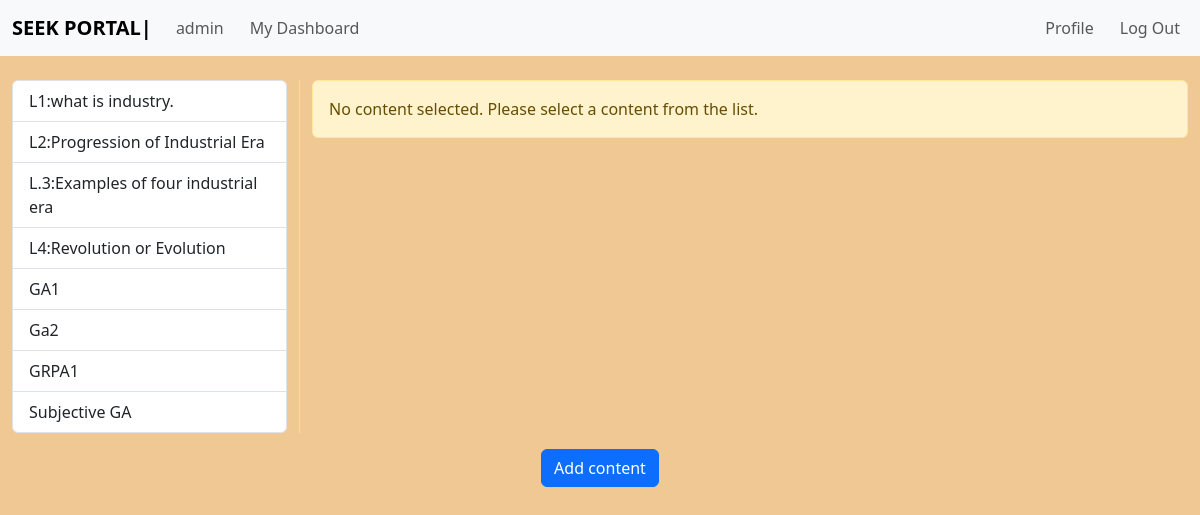
Before: /admin/1/contents (signed in) with the older database file.
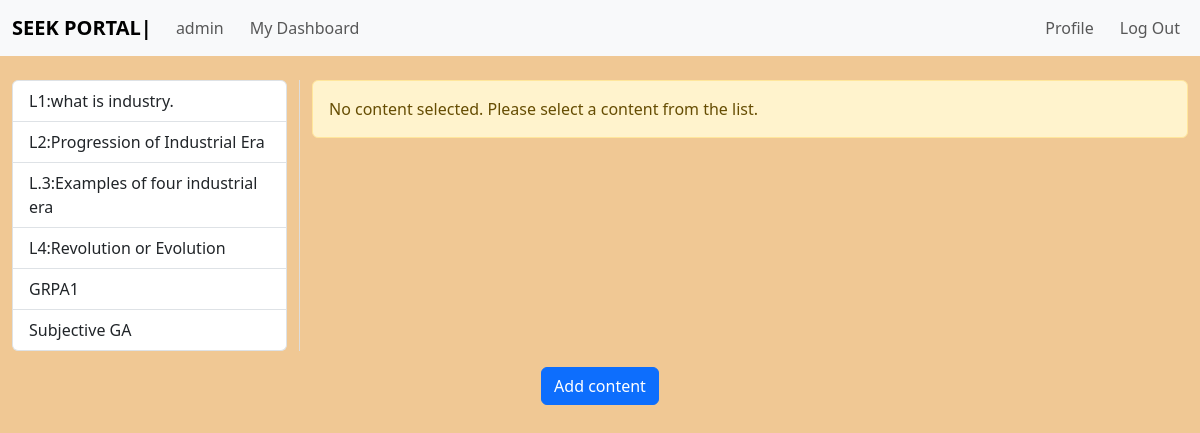
After: the same page with the newer database file.
### app.py (models this page shows)
class contents(db.Model):
    __tablename__ = "contents"
    content_id = db.Column(db.Integer, primary_key=True, autoincrement=True)
    content_name = db.Column(db.String(30), nullable=False)
    content_link = db.Column(db.String(50), nullable=False)
    content_transcript = db.Column(db.String(1000), nullable=False)
    content_course_id = db.Column(db.Integer, nullable=False)
    related_prompts = relationship("prompts", cascade="all, delete", backref=backref("content", cascade="all, delete"))

class MCQAssignment(db.Model):
    id = db.Column(db.Integer, primary_key=True)
    content_name = db.Column(db.String(30), nullable=False)
    question = db.Column(db.String(255), nullable=False)
    option_a = db.Column(db.String(100), nullable=False)
    option_b = db.Column(db.String(100), nullable=False)
    option_c = db.Column(db.String(100), nullable=False)
    option_d = db.Column(db.String(100), nullable=False)
    correct_answer = db.Column(db.String(100), nullable=False)
    course_id = db.Column(db.Integer, db.ForeignKey('course.course_id'), nullable=False)

class Coding(db.Model):
    question_id = db.Column(db.Integer, primary_key=True)
    coding_question = db.Column(db.String(255))
    content_name = db.Column(db.String(30), nullable=False)

class Subjective(db.Model):
    question_id = db.Column(db.Integer, primary_key=True)
    subjective_question = db.Column(db.String(255))
    content_name = db.Column(db.String(30), nullable=False)

### app.py (the view)
@app.route("/admin/<cat_id>/contents", methods=["GET", "POST"])
def admin_content(cat_id):
    if request.method == "GET":
        if session.get("logged_in"):
            admin_username = session["usr"]
            content_list = contents.query.filter_by(content_course_id=cat_id).all()
            mcq_assignments = MCQAssignment.query.filter_by(course_id=cat_id).all()
            coding_questions = Coding.query.all()
            subjective_questions = Subjective.query.all()  # Fetch all subjective questions
            selected_content_id = request.args.get("selected")
            selected_mcq_id = request.args.get("selected_mcq")
            selected_coding_id = request.args.get("selected_coding")
            selected_subjective_id = request.args.get("selected_subjective")  # New line for subjective question
            selected_content = contents.query.get(selected_content_id) if selected_content_id else None
            selected_mcq = MCQAssignment.query.get(selected_mcq_id) if selected_mcq_id else None
            selected_coding = Coding.query.get(selected_coding_id) if selected_coding_id else None
            selected_subjective = Subjective.query.get(selected_subjective_id) if selected_subjective_id else None  # Fetch selected subjective question
            return render_template(
                "contents.html",
                admin_username=admin_username,
                cat_id=cat_id,
                content_list=content_list,
                selected_content=selected_content,
                mcq_assignments=mcq_assignments,
                mcq_selected_content=selected_mcq,
                coding_questions=coding_questions,
                selected_coding=selected_coding,
                subjective_questions=subjective_questions,  # Pass subjective questions to template
                selected_subjective=selected_subjective  # Pass selected subjective question to template
            )
        return redirect("/admin_login")

### templates/contents.html (shortened to what this page needs)
{% extends "admin_base.html" %}
{% block usrname %}{{ admin_username }}{% endblock %}
{% block content %}
<div class="container-fluid mt-4">
  <div class="row">
    <div class="col-md-3" style="border-right: 1px solid #ddd;">
      <div class="list-group">
        {% for content in content_list %}
        <a href="?selected={{ content.content_id }}" class="list-group-item list-group-item-action {% if selected_content and content.content_id == selected_content.content_id %}active{% endif %}">
          {{ content.content_name }}
        </a>
        {% endfor %}
        {% for mcq in mcq_assignments %}
        <a href="?selected_mcq={{ mcq.id }}" class="list-group-item list-group-item-action {% if mcq_selected_content and mcq.id == mcq_selected_content.id %}active{% endif %}">
          {{ mcq.content_name }}
        </a>
        {% endfor %}
        {% for coding_q in coding_questions %}
        <a href="?selected_coding={{ coding_q.question_id }}" class="list-group-item list-group-item-action {% if selected_coding and coding_q.question_id == selected_coding.question_id %}active{% endif %}">
          {{ coding_q.content_name }}
        </a>
        {% endfor %}
        {% for subj in subjective_questions %}
        <a href="?selected_subjective={{ subj.question_id }}" class="list-group-item list-group-item-action {% if selected_subjective and subj.question_id == selected_subjective.question_id %}active{% endif %}">
          {{ subj.content_name }}
        </a>
        {% endfor %}
      </div>
    </div>
    <div class="col-md-9">
      {% if selected_content %}
      <div class="list-group-item mb-3" style="border: 1px solid #ddd; padding: 20px; background-color: #ffffff;">
        <div class="d-flex w-100 justify-content-between mb-3" style="border-bottom: 1px solid #ccc; padding-bottom: 10px;">
          <h5 class="mb-1" style="padding: 5px 10px; background-color: #f8f8f8; border-radius: 5px;">{{ selected_content.content_name }}</h5>
        </div>
        <div class="d-flex justify-content-center mb-3">
          {% if selected_content.content_link %}
          <div style="position: relative; width: 100%; max-width: 1000px; padding-bottom: 56.25%; height: 0; overflow: hidden; border: 1px solid #ccc; border-radius: 5px;">
            <iframe style="position: absolute; top: 0; left: 0; width: 100%; height: 100%;" src="https://www.youtube.com/embed/{{ selected_content.content_link }}" frameborder="0" allowfullscreen></iframe>
          </div>
          {% endif %}
        </div>
        <p class="mb-1" style="border-top: 1px solid #ccc; padding-top: 10px;">{{ selected_content.content_assignment }}</p>
        <p>Lecture Transcript</p>
        <p class="mb-1">{{ selected_content.content_transcript }}</p>
        <div class="d-flex justify-content-end mt-2">
          <a href="/admin/{{ cat_id }}/{{ selected_content.content_id }}/update" class="btn btn-warning mr-2" type="submit">Update content</a>
          <form action="/admin/{{ cat_id }}/{{ selected_content.content_id }}/delete" method="POST">
            <button class="btn btn-danger" type="submit">Delete content</button>
          </form>
        </div>
      </div>
      {% else %}
      <div class="alert alert-warning" role="alert">
        No content selected. Please select a content from the list.
      </div>
      {% endif %}
    </div>
  </div>
</div>
<div class="d-flex justify-content-center mt-3">
  <a href="/admin/{{ cat_id }}/create_content" class="btn btn-primary" type="submit">Add content</a>
</div>
{% endblock %}

Changed rows visible on the page:
removed MCQAssignment: content_name "GA1"
removed MCQAssignment: content_name "Ga2"
